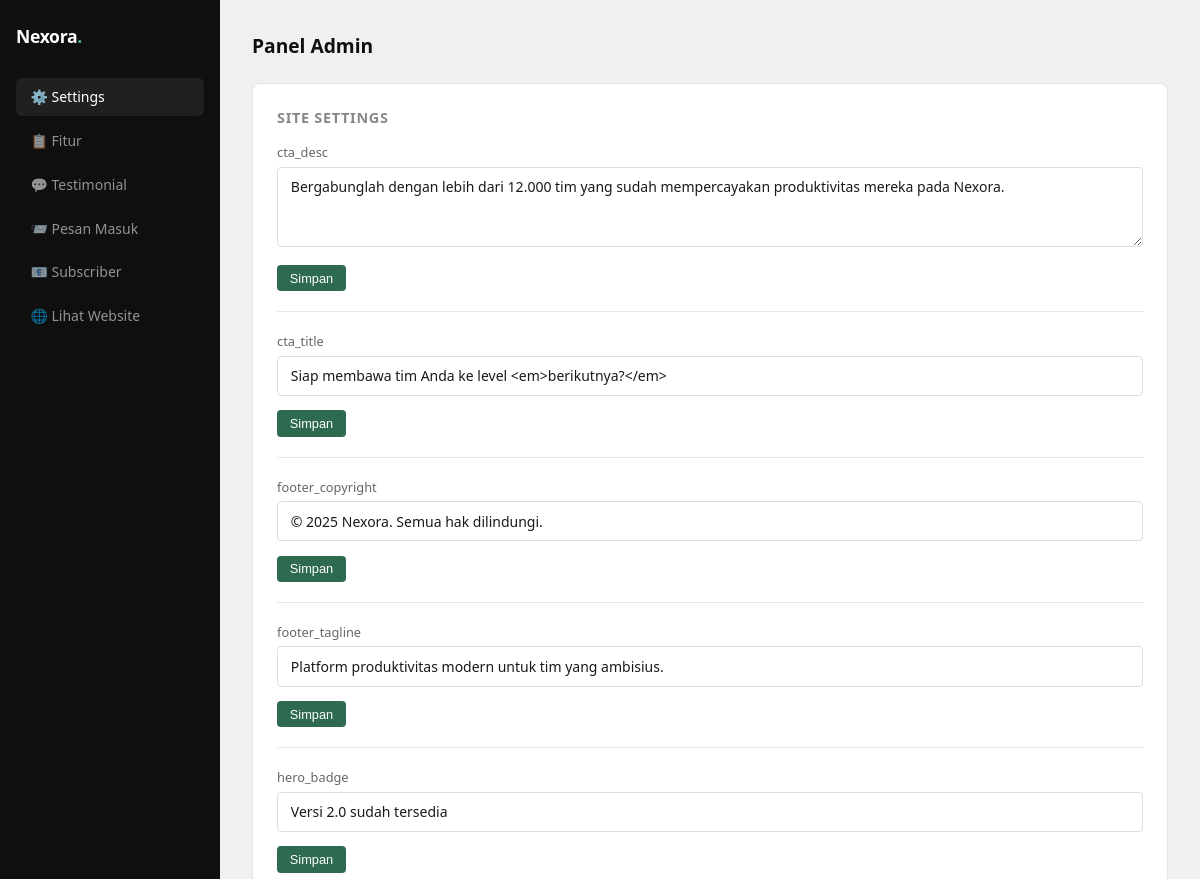
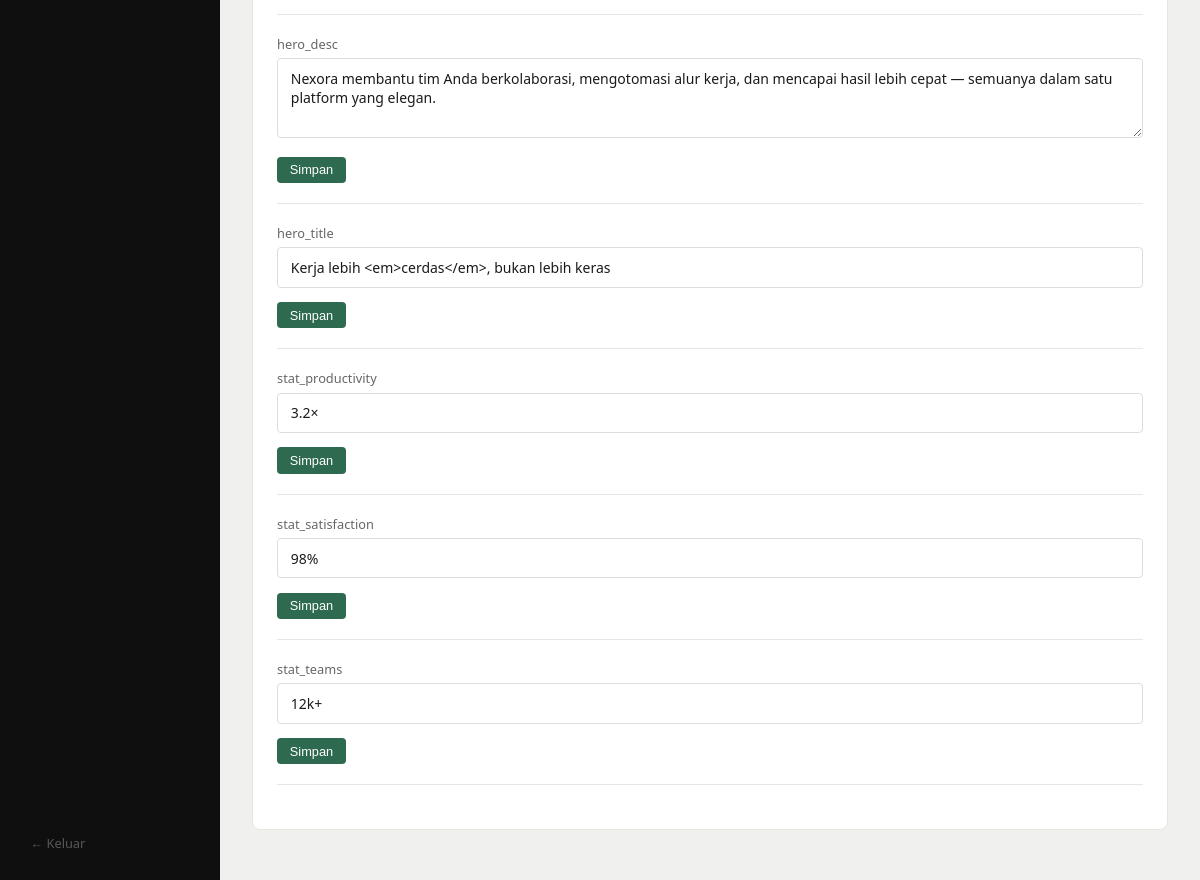
The app's page /mnt/user-data/outputs/nexora/admin/index.php?tab=settings (signed in) with its own data (2 pictures, top to bottom).
### tables this page shows
CREATE TABLE IF NOT EXISTS site_settings (
  id          INT UNSIGNED AUTO_INCREMENT PRIMARY KEY,
  setting_key VARCHAR(100) NOT NULL UNIQUE,
  setting_val TEXT         NOT NULL,
  updated_at  TIMESTAMP DEFAULT CURRENT_TIMESTAMP ON UPDATE CURRENT_TIMESTAMP
);

### functions.php (called while the page is built, shortened)
<?php
function e(string $str): string {
    return htmlspecialchars($str, ENT_QUOTES | ENT_SUBSTITUTE, 'UTF-8');
}

### mnt/user-data/outputs/nexora/admin/index.php (the view, shortened to what this page needs)
    </body></html><?php
require_once __DIR__ . '/../includes/db.php';
require_once __DIR__ . '/../includes/functions.php';
$settings     = $pdo->query('SELECT setting_key, setting_val FROM site_settings ORDER BY setting_key')->fetchAll();
$active_tab   = $_GET['tab'] ?? 'settings';
?>
<!DOCTYPE html>
<html lang="id">
<head>
</head>
<body>
<div class="sidebar">
  <h1>Nexora<span>.</span></h1>
  <a href="index.php?tab=settings"     class="nav-item <?= $active_tab==='settings'?'active':'' ?>">⚙️ Settings</a>
  <a href="index.php?tab=features"     class="nav-item <?= $active_tab==='features'?'active':'' ?>">📋 Fitur</a>
  <a href="index.php?tab=testimonials" class="nav-item <?= $active_tab==='testimonials'?'active':'' ?>">💬 Testimonial</a>
  <a href="index.php?tab=messages"     class="nav-item <?= $active_tab==='messages'?'active':'' ?>">📨 Pesan Masuk</a>
  <a href="index.php?tab=subscribers"  class="nav-item <?= $active_tab==='subscribers'?'active':'' ?>">📧 Subscriber</a>
  <a href="../index.php" target="_blank" class="nav-item">🌐 Lihat Website</a>
  <a href="?logout=1" class="logout nav-item">← Keluar</a>
</div>
<div class="main">
  <h2>Panel Admin</h2>
  <?php if ($active_tab === 'settings'): ?>
  <div class="card">
    <h3>Site Settings</h3>
    <?php foreach ($settings as $s): ?>
    <form method="post" style="margin-bottom:1rem">
      <div class="form-row">
        <label><?= e($s['setting_key']) ?></label>
        <?php if (strlen($s['setting_val']) > 80): ?>
          <textarea name="val"><?= e($s['setting_val']) ?></textarea>
        <?php else: ?>
          <input type="text" name="val" value="<?= e($s['setting_val']) ?>">
        <?php endif; ?>
      </div>
      <button class="btn btn-green btn-sm">Simpan</button>
    </form>
    <hr>
    <?php endforeach; ?>
  </div>
  <?php endif; ?>
</div>
</body>
</html>

### mnt/user-data/outputs/nexora/admin/index.php (style rules this page uses)
* { box-sizing:border-box;margin:0;padding:0 }
body { font-family:system-ui,sans-serif;background:#f0f0ef;color:#1a1a1a;font-size:14px }
a { color:#2d6a4f;text-decoration:none }
.sidebar { position:fixed;top:0;left:0;bottom:0;width:220px;background:#0f0f0f;color:rgba(255,255,255,.7);padding:1.5rem 1rem;display:flex;flex-direction:column;gap:.35rem }
.sidebar h1 { font-size:1.1rem;color:#fff;margin-bottom:1.5rem;letter-spacing:-.02em }
.sidebar h1 span { color:#52b788 }
.nav-item { display:block;padding:.6rem .9rem;border-radius:6px;color:rgba(255,255,255,.55);font-size:.875rem;transition:background .15s }
.nav-item:hover,.nav-item.active { background:rgba(255,255,255,.07);color:#fff }
.logout { margin-top:auto;font-size:.8rem;color:rgba(255,255,255,.3) }
.main { margin-left:220px;padding:2rem }
h2 { font-size:1.2rem;margin-bottom:1.5rem;color:#0f0f0f }
.card { background:#fff;border:1px solid #e8e6e1;border-radius:8px;padding:1.5rem;margin-bottom:1.5rem }
.card h3 { font-size:.9rem;color:#888;letter-spacing:.05em;text-transform:uppercase;margin-bottom:1rem }
label { display:block;font-size:.8rem;color:#666;margin-bottom:.35rem;font-weight:500 }
input[type=text],input[type=email],textarea,select { width:100%;padding:.6rem .8rem;border:1px solid #ddd;border-radius:4px;font-size:.875rem;font-family:inherit;color:#1a1a1a;outline:none;transition:border-color .2s }
textarea { resize:vertical;min-height:80px }
.btn { padding:.55rem 1.25rem;border:none;border-radius:4px;cursor:pointer;font-size:.875rem;font-weight:500;transition:background .2s }
.btn-green { background:#2d6a4f;color:#fff }
.btn-sm { padding:.35rem .8rem;font-size:.8rem }
.form-row { margin-bottom:.9rem }
hr { border:none;border-top:1px solid #e8e6e1;margin:1.25rem 0 }

### records on screen
site_settings: setting_key "cta_desc", val "Bergabunglah dengan lebih dari 12.000 tim yang sudah mempercayakan produktivitas mereka pada Nexora."
site_settings: setting_key "cta_title", val "Siap membawa tim Anda ke level <em>berikutnya?</em>"
site_settings: setting_key "footer_copyright", val "© 2025 Nexora. Semua hak dilindungi."
site_settings: setting_key "footer_tagline", val "Platform produktivitas modern untuk tim yang ambisius."
site_settings: setting_key "hero_badge", val "Versi 2.0 sudah tersedia"
site_settings: setting_key "hero_desc", val "Nexora membantu tim Anda berkolaborasi, mengotomasi alur kerja, dan mencapai hasil lebih cepat — semuanya dalam satu platform yang elegan."
site_settings: setting_key "hero_title", val "Kerja lebih <em>cerdas</em>, bukan lebih keras"
site_settings: setting_key "stat_productivity", val "3.2×"
site_settings: setting_key "stat_satisfaction", val "98%"
site_settings: setting_key "stat_teams", val "12k+"
